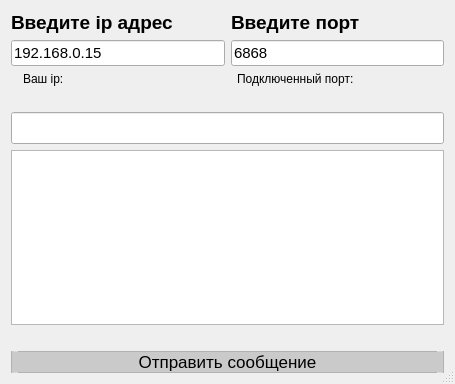
<?xml version="1.0" encoding="UTF-8"?>
<ui version="4.0">
 <class>Dialog</class>
 <widget class="QDialog" name="Dialog">
  <property name="geometry">
   <rect>
    <x>0</x>
    <y>0</y>
    <width>455</width>
    <height>384</height>
   </rect>
  </property>
  <property name="windowTitle">
   <string>UDPconnect</string>
  </property>
  <property name="sizeGripEnabled">
   <bool>true</bool>
  </property>
  <layout class="QVBoxLayout" name="verticalLayout_2">
   <item>
    <layout class="QVBoxLayout" name="verticalLayout">
     <property name="sizeConstraint">
      <enum>QLayout::SizeConstraint::SetDefaultConstraint</enum>
     </property>
     <item>
      <layout class="QHBoxLayout" name="horizontalLayout">
       <item>
        <widget class="QLabel" name="label_3">
         <property name="font">
          <font>
           <pointsize>14</pointsize>
           <bold>true</bold>
          </font>
         </property>
         <property name="text">
          <string>Введите ip адрес</string>
         </property>
        </widget>
       </item>
       <item>
        <widget class="QLabel" name="label_4">
         <property name="font">
          <font>
           <pointsize>14</pointsize>
           <bold>true</bold>
          </font>
         </property>
         <property name="text">
          <string>Введите порт</string>
         </property>
        </widget>
       </item>
      </layout>
     </item>
     <item>
      <layout class="QHBoxLayout" name="horizontalLayout_2">
       <item>
        <widget class="QLineEdit" name="ipConfig">
         <property name="font">
          <font>
           <pointsize>11</pointsize>
          </font>
         </property>
         <property name="text">
          <string>192.168.0.15</string>
         </property>
        </widget>
       </item>
       <item>
        <widget class="QLineEdit" name="portConfig">
         <property name="font">
          <font>
           <pointsize>11</pointsize>
          </font>
         </property>
         <property name="text">
          <string>6868</string>
         </property>
        </widget>
       </item>
      </layout>
     </item>
     <item>
      <layout class="QHBoxLayout" name="horizontalLayout_3">
       <property name="sizeConstraint">
        <enum>QLayout::SizeConstraint::SetDefaultConstraint</enum>
       </property>
       <property name="leftMargin">
        <number>12</number>
       </property>
       <property name="topMargin">
        <number>0</number>
       </property>
       <item>
        <widget class="QLabel" name="ipInfo">
         <property name="minimumSize">
          <size>
           <width>0</width>
           <height>0</height>
          </size>
         </property>
         <property name="maximumSize">
          <size>
           <width>16777215</width>
           <height>20</height>
          </size>
         </property>
         <property name="text">
          <string>Ваш ip:</string>
         </property>
        </widget>
       </item>
       <item>
        <widget class="QLabel" name="portInfo">
         <property name="minimumSize">
          <size>
           <width>0</width>
           <height>0</height>
          </size>
         </property>
         <property name="maximumSize">
          <size>
           <width>16777215</width>
           <height>20</height>
          </size>
         </property>
         <property name="text">
          <string>Подключенный порт:</string>
         </property>
        </widget>
       </item>
      </layout>
     </item>
     <item>
      <spacer name="verticalSpacer">
       <property name="orientation">
        <enum>Qt::Orientation::Horizontal</enum>
       </property>
       <property name="sizeHint" stdset="0">
        <size>
         <width>10</width>
         <height>20</height>
        </size>
       </property>
      </spacer>
     </item>
     <item>
      <widget class="QLineEdit" name="textMessage">
       <property name="enabled">
        <bool>true</bool>
       </property>
       <property name="sizePolicy">
        <sizepolicy hsizetype="MinimumExpanding" vsizetype="MinimumExpanding">
         <horstretch>0</horstretch>
         <verstretch>0</verstretch>
        </sizepolicy>
       </property>
       <property name="font">
        <font>
         <pointsize>15</pointsize>
        </font>
       </property>
       <property name="text">
        <string/>
       </property>
      </widget>
     </item>
     <item>
      <widget class="QTextBrowser" name="textBrowser"/>
     </item>
     <item>
      <spacer name="verticalSpacer_2">
       <property name="orientation">
        <enum>Qt::Orientation::Horizontal</enum>
       </property>
       <property name="sizeHint" stdset="0">
        <size>
         <width>10</width>
         <height>20</height>
        </size>
       </property>
      </spacer>
     </item>
     <item>
      <widget class="QPushButton" name="pushButton">
       <property name="font">
        <font>
         <pointsize>13</pointsize>
        </font>
       </property>
       <property name="styleSheet">
        <string notr="true">QPushButton {
color: black;
background-color: rgba(0, 0, 0, 40);
border: 1px solid rgba(0, 0, 0, 50);
border-radius: 7 px;
}
QPushButton:hover {
background-color: rgba(0, 0, 0, 50);
}

QPushButton:pressed {
background-color: rgba(0, 0, 0, 80);
}</string>
       </property>
       <property name="text">
        <string>Отправить сообщение</string>
       </property>
      </widget>
     </item>
    </layout>
   </item>
  </layout>
 </widget>
 <resources/>
 <connections/>
</ui>
